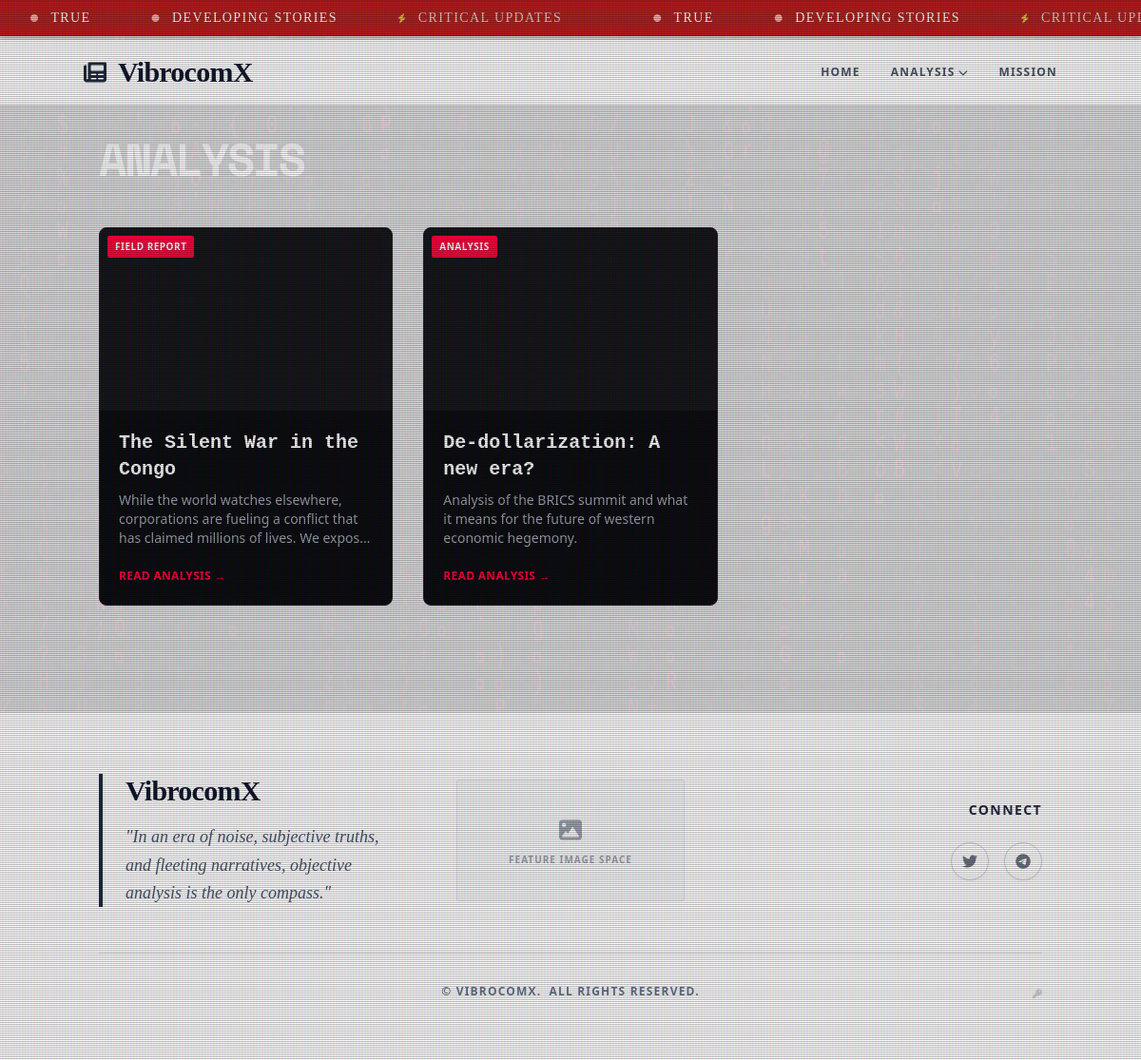
The app's page /analysis with its own data.
### models.py (models this page shows)
class SiteSetting(db.Model):
    id = db.Column(db.Integer, primary_key=True)
    setting_key = db.Column(db.String(100), unique=True, nullable=False)
    setting_value = db.Column(db.String(500))

class Post(db.Model):
    id = db.Column(db.Integer, primary_key=True)
    title = db.Column(db.String(200), nullable=False)
    slug = db.Column(db.String(200), unique=True, nullable=False)
    summary = db.Column(db.String(500))
    content = db.Column(db.Text, nullable=False)
    category = db.Column(db.String(100))
    date_posted = db.Column(db.DateTime, default=datetime.utcnow)
    author = db.Column(db.String(100), default="VibrocomX Team")
    tags = db.Column(db.String(200))
    image_url = db.Column(db.String(500))

class SocialLink(db.Model):
    id = db.Column(db.Integer, primary_key=True)
    platform = db.Column(db.String(50), nullable=False)
    url = db.Column(db.String(500), nullable=False)
    icon_class = db.Column(db.String(100))

### app.py (the view)
@app.route('/analysis')
def analysis():
    category = request.args.get('category')
    if category:
        posts = Post.query.filter(Post.category.ilike(category)).order_by(Post.date_posted.desc()).all()
        page_title = f"{category.capitalize()} Analysis"
    else:
        posts = Post.query.order_by(Post.date_posted.desc()).all()
        page_title = "Latest Analysis"
    return render_template('posts.html', posts=posts, title=page_title)

### templates/posts.html (shortened to what this page needs)
{% extends 'base.html' %}
{% block content %}
<h1 class="text-5xl font-black text-white mb-12 uppercase tracking-tighter">Analysis</h1>
<div class="grid grid-cols-1 md:grid-cols-2 lg:grid-cols-3 gap-8">
    {% for post in posts %}
    <div
        class="bg-[#0b0c10] rounded-lg overflow-hidden border border-[#222] hover:border-[#ff003c] group transition-all">
        <div class="h-48 bg-[#15161a] relative">
            <span
                class="absolute top-2 left-2 bg-[#ff003c] text-white text-[10px] font-bold px-2 py-1 uppercase tracking-wider rounded-sm">
                {{ post.category }}
            </span>
        </div>
        <div class="p-5">
            <h3 class="text-xl font-bold mb-2 text-white font-mono group-hover:text-[#ff003c] transition-colors">
                {{ post.title }}
            </h3>
            <p class="text-gray-400 text-sm mb-4 line-clamp-3 font-light">{{ post.summary }}</p>
            <a href="#" class="text-[#ff003c] font-bold text-xs uppercase tracking-wide">Read Analysis &rarr;</a>
        </div>
    </div>
    {% endfor %}
</div>
{% endblock %}

### templates/base.html (shortened to what this page needs)
<!DOCTYPE html>
<html lang="en">
<head>
    <script src="https://cdn.tailwindcss.com"></script>
    <link href="https://unpkg.com/aos@2.3.1/dist/aos.css" rel="stylesheet">
    <link rel="stylesheet" href="https://cdnjs.cloudflare.com/ajax/libs/font-awesome/6.0.0/css/all.min.css">
    <link rel="stylesheet" href="{{ url_for('static', filename='style.css') }}">
</head>
<body
    class="bg-gray-50 text-gray-800 flex flex-col min-h-screen relative font-sans selection:bg-slate-200 selection:text-black">
    {% if show_banner %}
    <div class="bg-red-700 border-y border-red-800 py-2 fixed top-0 w-full z-50 shadow-md marquee-container">
        <div class="animate-marquee flex items-center pr-8">
            <span class="mx-8 text-white font-serif text-sm uppercase tracking-widest flex items-center">
                <i class="fas fa-circle text-[8px] mr-3 text-red-300 animate-pulse"></i> {{ breaking_text }}
            </span>
            <span class="mx-8 text-white font-serif text-sm uppercase tracking-widest flex items-center">
                <i class="fas fa-circle text-[8px] mr-3 text-red-300 animate-pulse"></i> Developing Stories
            </span>
            <span class="mx-8 text-white font-serif text-sm uppercase tracking-widest flex items-center opacity-75">
                <i class="fas fa-bolt text-[10px] mr-3 text-yellow-300"></i> Critical Updates
            </span>
        </div>
        <div class="animate-marquee flex items-center pr-8" aria-hidden="true">
            <span class="mx-8 text-white font-serif text-sm uppercase tracking-widest flex items-center">
                <i class="fas fa-circle text-[8px] mr-3 text-red-300 animate-pulse"></i> {{ breaking_text }}
            </span>
            <span class="mx-8 text-white font-serif text-sm uppercase tracking-widest flex items-center">
                <i class="fas fa-circle text-[8px] mr-3 text-red-300 animate-pulse"></i> Developing Stories
            </span>
            <span class="mx-8 text-white font-serif text-sm uppercase tracking-widest flex items-center opacity-75">
                <i class="fas fa-bolt text-[10px] mr-3 text-yellow-300"></i> Critical Updates
            </span>
        </div>
    </div>
    <div class="h-[42px]"></div>
    {% endif %}
    <nav class="bg-white border-b border-gray-200 p-4 sticky top-10 z-40 transition-all duration-300 shadow-sm">
        <div class="container mx-auto flex justify-between items-center">
            <a href="{{ url_for('index') }}" class="flex items-center group">
                <i class="fas fa-newspaper text-slate-800 text-2xl mr-3 group-hover:scale-110 transition-transform"></i>
                <span class="text-3xl font-serif font-black text-slate-900 tracking-tight">
                    VibrocomX
                </span>
            </a>
            <div class="space-x-8 hidden md:flex items-center">
                <a href="{{ url_for('index') }}"
                    class="nav-link relative text-gray-600 hover:text-slate-900 uppercase text-xs font-bold tracking-widest transition-colors py-2">
                    <span class="z-10 relative">Home</span>
                </a>
                <div class="relative group">
                    <button
                        class="nav-link relative text-gray-600 hover:text-slate-900 uppercase text-xs font-bold tracking-widest transition-colors py-2 flex items-center">
                        <span class="z-10 relative">Analysis</span>
                        <i class="fas fa-chevron-down ml-1 text-[10px]"></i>
                    </button>
                </div>
                <a href="{{ url_for('mission') }}"
                    class="nav-link relative text-gray-600 hover:text-slate-900 uppercase text-xs font-bold tracking-widest transition-colors py-2">
                    <span class="z-10 relative">Mission</span>
                </a>
            </div>
        </div>
    </nav>
    <main class="flex-grow container mx-auto px-4 py-8 relative z-10">
        {% block content %}{% endblock %}
    </main>
    <footer class="bg-white py-16 mt-20 border-t border-gray-200 relative overflow-hidden">
        <div class="container mx-auto px-4 relative z-10">
            <div class="grid grid-cols-1 md:grid-cols-3 gap-12 mb-12">
                <div class="col-span-1 border-l-4 border-slate-800 pl-6 flex flex-col justify-center">
                    <h4 class="text-slate-900 font-serif font-black tracking-tight text-3xl mb-4">VibrocomX</h4>
                    <p class="text-slate-600 font-serif italic text-lg leading-relaxed">
                        "In an era of noise, subjective truths, and fleeting narratives, objective analysis is the only
                        compass."
                    </p>
                </div>
                <div class="col-span-1 flex items-center justify-center">
                    <div
                        class="w-full max-w-[240px] h-32 bg-gray-50 border border-gray-200 flex flex-col items-center justify-center text-gray-400 rounded-sm">
                        <i class="fas fa-image text-2xl mb-2"></i>
                        <span class="text-[10px] uppercase tracking-widest font-bold">Feature Image Space</span>
                    </div>
                </div>
                <div class="col-span-1 flex flex-col justify-center md:items-end">
                    <h4 class="text-slate-800 font-sans font-bold uppercase tracking-widest mb-6 text-sm">Connect</h4>
                    <div class="flex justify-start gap-4">
                        {% for link in social_links %}
                        <a href="{{ link.url }}" target="_blank"
                            class="w-10 h-10 flex items-center justify-center rounded-full bg-white border border-gray-300 text-gray-500 hover:text-slate-900 hover:border-slate-500 hover:bg-gray-50 transition-all duration-300 shadow-sm">
                            <i class="{{ link.icon_class }}"></i>
                        </a>
                        {% endfor %}
                    </div>
                </div>
            </div>
            <div class="text-center border-t border-gray-200 pt-8 flex items-center justify-center relative">
                <p
                    class="text-slate-500 text-xs font-sans uppercase tracking-widest font-semibold flex items-center justify-center gap-2">
                    &copy; {{ current_year }} VibrocomX. <span>All Rights Reserved.</span>
                </p>
                <a href="{{ url_for('admin.login') }}"
                    class="absolute right-0 text-gray-300 hover:text-slate-800 transition-colors" title="System Access">
                    <i class="fas fa-key text-[10px]"></i>
                </a>
            </div>
        </div>
    </footer>
</body>
</html>

### style.css (style rules this page uses)
:root { --primary-red: #ff003c; --dark-red: #8a0020; --bg-dark: #050505; --text-main: #e0e0e0; --border-color: #333; --neon-glow: 0 0 10px rgba(255, 0, 60, 0.7); }
body { background-color: var(--bg-dark); color: var(--text-main); font-family: 'Inter', sans-serif; overflow-x: hidden; }
h1, h2, h3, .font-mono { font-family: 'Space Mono', monospace; }
body::after { content: " "; display: block; position: absolute; top: 0; left: 0; bottom: 0; right: 0; background: linear-gradient(rgba(18, 16, 16, 0) 50%, rgba(0, 0, 0, 0.25) 50%), linear-gradient(90deg, rgba(255, 0, 0, 0.06), rgba(0, 255, 0, 0.02), rgba(0, 0, 255, 0.06)); z-index: 999; background-size: 100% 2px, 3px 100%; pointer-events: none; }

### templates/base.html (style rules this page uses)
.marquee-container { overflow: hidden; white-space: nowrap; position: relative; display: flex; }
.animate-marquee { display: inline-block; animation: marquee 30s linear infinite; }

### records on screen
SiteSetting: setting_value "TRUE"
Post: category "FIELD REPORT", title "The Silent War in the Congo", summary "While the world watches elsewhere, corporations are fueling a conflict that has claimed millions of lives. We…"
Post: category "ANALYSIS", title "De-dollarization: A new era?", summary "Analysis of the BRICS summit and what it means for the future of western economic hegemony."
